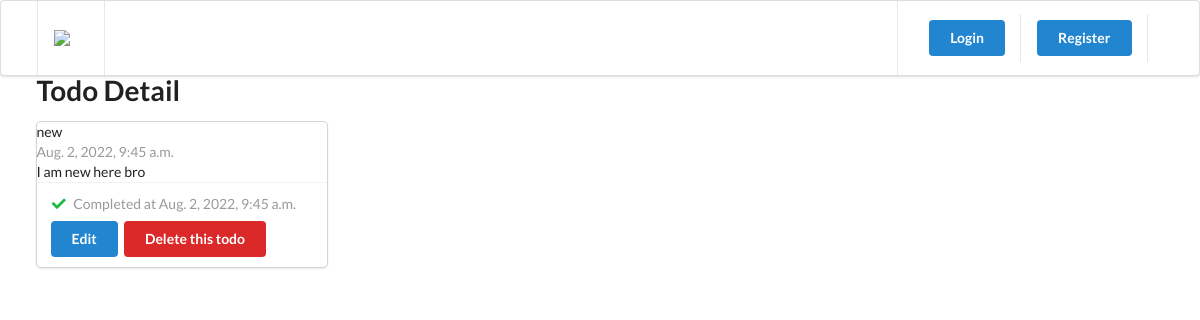
The page /todo/1/ on the database its author committed.
### todo/models.py (models this page shows, shortened)
class Todo(TrackingModel):
    title = models.CharField(max_length=255)
    description = models.TextField()
    is_completed = models.BooleanField(default=False)
    owner = models.ForeignKey(to=User, on_delete=models.CASCADE)

### todo/views.py (the view)
# urls.py: path('todo/<id>/', todo_detail, name='todo'),
def todo_detail(request, id):
    todo = get_object_or_404(Todo, pk=id)
    context = {'todo': todo}
    return render(request, 'todo/todo-detail.html', context)

### templates/todo/todo-detail.html (shortened to what this page needs)
{% extends '_partials/base.html' %}
{% load static %}
{% block content %}
    <h1 class="ui header">Todo Detail</h1>
    <div class="ui card">
        <div class="'content">
            <div class="header">{{todo.title}}</div>
            <div class="meta">{{todo.created_at}}</div>
            <div class="description">
                <p>{{todo.description}}</p>
            </div>
        </div>
        <div class="extra content">
            {% if todo.is_completed %}
            <p>
                <i class="check icon green"></i>
                Completed at {{todo.updated_at}}
            </p>
            {% else %}
            <p>
                Not yet completed
            </p>
            {% endif %}
            <a href={% url 'todo-edit' todo.id %} class="ui button primary">Edit</a>
            <a href={% url 'todo-delete' todo.id %} class="ui button red">Delete this todo</a>
        </div>
    </div>
    {% endblock content %}

### rows shown on the page
Todo: title "new", created_at "Aug. 2, 2022, 9:45 a.m.", description "I am new here bro", updated_at "Aug. 2, 2022, 9:45 a.m."
